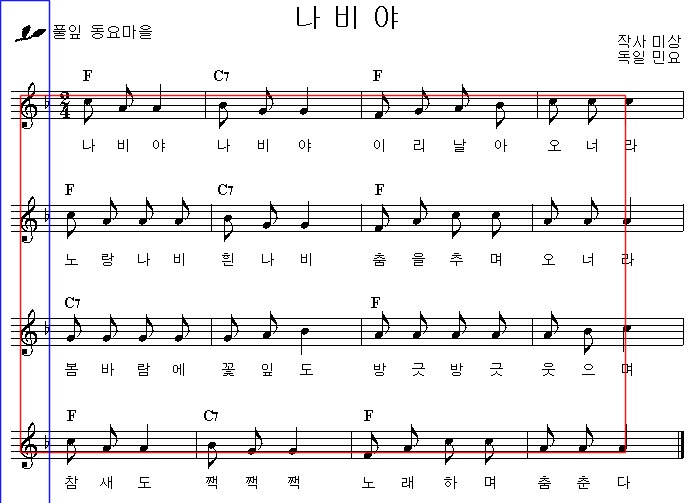
#> input picture model/testing_removal.jpg, 692 x 503 px
$ python -i blog_functions.py   (imports and definitions only)
#> lines starting #> are read from the running program, lines starting #| are printed output that depends on the picture; after the words box and inside, x2 and y2 are one past the last pixel; in counts of white or black regions, pixels touching at a corner belong together
import cv2
import numpy as np

def threshold(image_path):
#> called with image_path = '../model/testing_removal.jpg'
    image = cv2.imread(image_path)
#> image is the input picture: shape (503, 692, 3); mean B, G, R 235.8, 235.1, 236.6
    if 'png' in image_path:
        image = cv2.cvtColor(image, cv2.COLOR_BGRA2GRAY)
    elif 'jpg' in image_path:
        image = cv2.cvtColor(image, cv2.COLOR_BGR2GRAY)
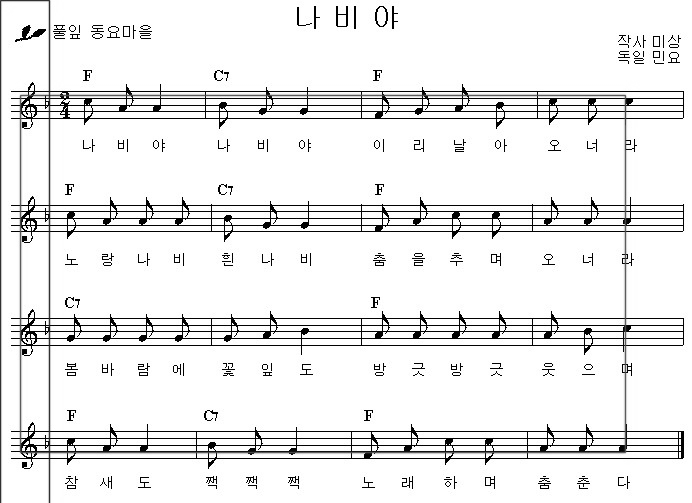
#> image: shape (503, 692); min 0, max 255, mean 235.6

    ret, image = cv2.threshold(image, 127, 255, cv2.THRESH_BINARY_INV | cv2.THRESH_OTSU)
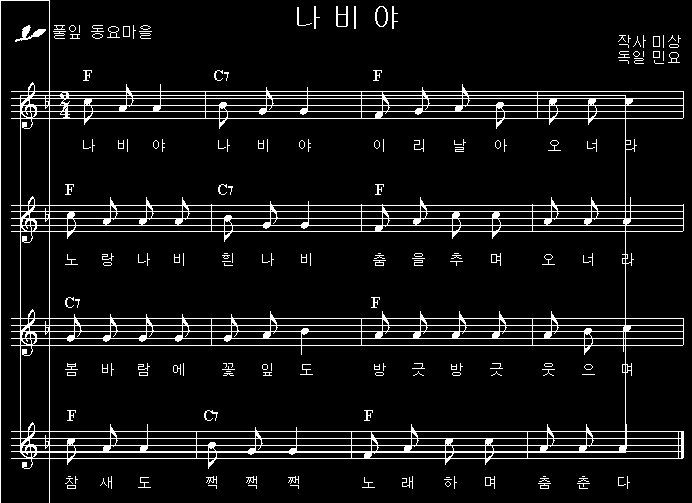
#> image: shape (503, 692); 7.5% white in thin lines or dots
#> ret = 110
    return image

def remove_noise(image_path):
    image = threshold(image_path)
    mask = np.zeros(image.shape, np.uint8)  # 보표 영역만 추출하기 위해 마스크 생성

    cnt, labels, stats, centroids = cv2.connectedComponentsWithStats(image)  # 레이블링
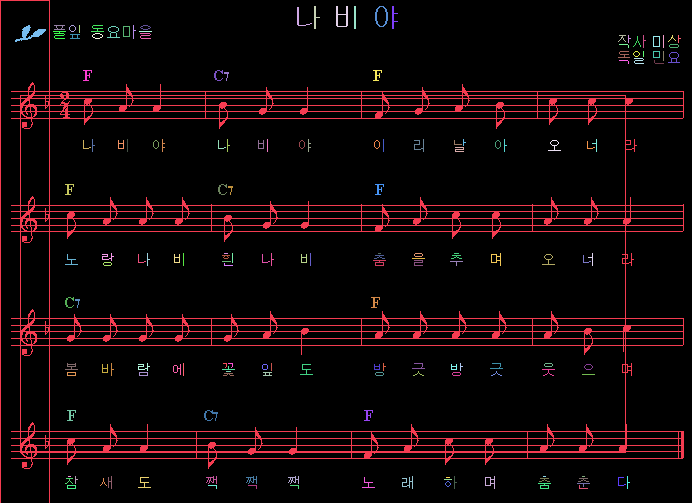
#> labels: shape (503, 692) int32; 167 distinct labels, from 0 to 166; one colour per label, 0 black
#> cnt = 167; stats = 167 rows, first 6: [1, 0, 691, 503, 321920], [0, 0, 684, 503, 22257], [297, 7, 15, 19, 50], [314, 6, 6, 23, 50], [336, 6, 12, 21, 98], [354, 6, 2, 23, 46]; centroids = 167 pairs, first value 29.97 to 678.3, second value 16 to 487.5
    for i in range(1, cnt):
        x, y, w, h, area = stats[i]
        if w > image.shape[1] * 0.3:  # 보표 영역에만
            cv2.rectangle(mask, (x, y, w, h), (255, 0, 0), -1)  # 사각형 그리기
#> this loop made 166 passes
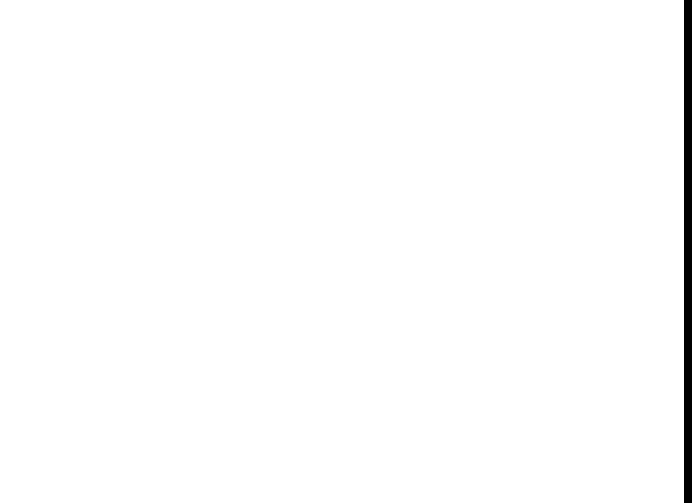
#> mask: shape (503, 692); 98.8% white; 1 black region, box (x1, y1, x2, y2) and area: (684, 0, 692, 503) 4024

    masked_image = cv2.bitwise_and(image, mask)

    return masked_image


# [51 lines left out: functions remove_staves, normalization, not called in this run]


"""
def weighted(value):
    standard = 10
    return int(value * (standard / 10))

def closing(image):
    kernel = np.ones((weighted(5), weighted(5)), np.uint8)
    image = cv2.morphologyEx(image, cv2.MORPH_CLOSE, kernel)
    return image

def get_center(y, h):
    return (y + y + h) / 2

def put_text(image, text, loc):
    font = cv2.FONT_HERSHEY_SIMPLEX
    cv2.putText(image, str(text), loc, font, 0.6, (255, 0, 0), 2)

def object_detection(image, staves):
    lines = int(len(staves) / 5)  # 보표의 개수
    objects = []  # 구성요소 정보가 저장될 리스트

    closing_image = closing(image)
    cnt, labels, stats, centroids = cv2.connectedComponentsWithStats(closing_image)  # 모든 객체 검출하기
    for i in range(1, cnt):
        (x, y, w, h, area) = stats[i]
        # cv2.rectangle(image, (x, y, w, h), (255, 0, 0), 1)
        objects.append([x,y,w,h,area])
        # [7 lines of commented-out code are left out]

    objects.sort()  # 보표 번호 → x 좌표 순으로 오름차순 정렬

    return image, objects


VERTICAL = True
HORIZONTAL = False

def get_line(image, axis, axis_value, start, end, length):
    if axis:
        points = [(i, axis_value) for i in range(start, end)]  # 수직 탐색
    else:
        points = [(axis_value, i) for i in range(start, end)]  # 수평 탐색
    pixels = 0
    for i in range(len(points)):
        (y, x) = points[i]
        pixels += (image[y][x] == 255)  # 흰색 픽셀의 개수를 셈
        next_point = image[y + 1][x] if axis else image[y][x + 1]  # 다음 탐색할 지점
        if next_point == 0 or i == len(points) - 1:  # 선이 끊기거나 마지막 탐색임
            if pixels >= weighted(length):
                break  # 찾는 길이의 직선을 찾았으므로 탐색을 중지함
            else:
                pixels = 0  # 찾는 길이에 도달하기 전에 선이 끊김 (남은 범위 다시 탐색)
    return y if axis else x, pixels

def stem_detection(image, stats, length):
    (x, y, w, h, area) = stats
    stems = []  # 기둥 정보 (x, y, w, h)
    for col in range(x, x + w):
        end, pixels = get_line(image, VERTICAL, col, y, y + h, length)
        if pixels:
            if len(stems) == 0 or abs(stems[-1][0] + stems[-1][2] - col) >= 1:
                (x, y, w, h) = col, end - pixels + 1, 1, pixels
                stems.append([x, y, w, h])
            else:
                stems[-1][2] += 1
    return stems

def object_analysis(image, objects):
    for obj in objects:
        stats = obj[1]
        stems = stem_detection(image, stats, 30)  # 객체 내의 모든 직선들을 검출함
        direction = None
        if len(stems) > 0:  # 직선이 1개 이상 존재함
            if stems[0][0] - stats[0] >= weighted(5):  # 직선이 나중에 발견되면
                direction = True  # 정 방향 음표
            else:  # 직선이 일찍 발견되면
                direction = False  # 역 방향 음표
        obj.append(stems)  # 객체 리스트에 직선 리스트를 추가
        obj.append(direction)  # 객체 리스트에 음표 방향을 추가

    return image, objects


def recognition(image, staves, objects):
    key = 0
    time_signature = False
    beats = []  # 박자 리스트
    pitches = []  # 음이름 리스트

    for i in range(1, len(objects)):
        obj = objects[i]
        line = obj[0]
        stats = obj[1]
        stems = obj[2]
        direction = obj[3]
        (x, y, w, h, area) = stats
        staff = staves[line * 5: (line + 1) * 5]
        if not time_signature:  # 조표가 완전히 탐색되지 않음 (아직 박자표를 찾지 못함)
            ts, temp_key = recognize_key(image, staff, stats)
            time_signature = ts
            key += temp_key
        else:  # 조표가 완전히 탐색되었음
            pass

        cv2.rectangle(image, (x, y, w, h), (255, 0, 0), 1)
        put_text(image, i, (x, y - weighted(30)))

    return image, key, beats, pitches

def recognize_key(image, staves, stats):
    (x, y, w, h, area) = stats
    ts_conditions = (
        staves[0] + weighted(5) >= y >= staves[0] - weighted(5) and  # 상단 위치 조건
        staves[4] + weighted(5) >= y + h >= staves[4] - weighted(5) and  # 하단 위치 조건
        staves[2] + weighted(5) >= get_center(y, h) >= staves[2] - weighted(5) and  # 중단 위치 조건
        weighted(18) >= w >= weighted(10) and  # 넓이 조건
        weighted(45) >= h >= weighted(35)  # 높이 조건
    )
    if ts_conditions:
            return True, 0
    else:  # 조표가 있을 경우 (다장조를 제외한 모든 조)
        stems = stem_detection(image, stats, 20)
        if stems[0][0] - x >= weighted(3):  # 직선이 나중에 발견되면
            key = int(10 * len(stems) / 2)  # 샾
        else:  # 직선이 일찍 발견되면
            key = 100 * len(stems)  # 플랫

    return False, key

def recognition(image, staves, objects):
    key = 0
    time_signature = False
    beats = []  # 박자 리스트
    pitches = []  # 음이름 리스트

    for i in range(1, len(objects)):
        obj = objects[i]
        line = obj[0]
        stats = obj[1]
        stems = obj[2]
        direction = obj[3]
        (x, y, w, h, area) = stats
        staff = staves[line * 5: (line + 1) * 5]
        if not time_signature:  # 조표가 완전히 탐색되지 않음 (아직 박자표를 찾지 못함)
            ts, temp_key = recognize_key(image, staff, stats)
            time_signature = ts
            key += temp_key
            if time_signature:
                put_text(image, key, (x, y + h + weighted(20)))
        else:  # 조표가 완전히 탐색되었음
            pass

        cv2.rectangle(image, (x, y, w, h), (255, 0, 0), 1)
        put_text(image, i, (x, y - weighted(30)))

    return image, key, beats, pitches


def count_rect_pixels(image, rect):
    x, y, w, h = rect
    pixels = 0
    for row in range(y, y + h):
        for col in range(x, x + w):
            if image[row][col] == 255:
                pixels += 1
    return pixels

def recognize_note_head(image, stem, direction):
    (x, y, w, h) = stem
    if direction:  # 정 방향 음표
        area_top = y + h - weighted(7)  # 음표 머리를 탐색할 위치 (상단)
        area_bot = y + h + weighted(7)  # 음표 머리를 탐색할 위치 (하단)
        area_left = x - weighted(14)  # 음표 머리를 탐색할 위치 (좌측)
        area_right = x  # 음표 머리를 탐색할 위치 (우측)
    else:  # 역 방향 음표
        area_top = y - weighted(7)  # 음표 머리를 탐색할 위치 (상단)
        area_bot = y + weighted(7)  # 음표 머리를 탐색할 위치 (하단)
        area_left = x + w  # 음표 머리를 탐색할 위치 (좌측)
        area_right = x + w + weighted(14)  # 음표 머리를 탐색할 위치 (우측)

    # cv2.rectangle(image, (area_left, area_top, area_right - area_left, area_bot - area_top), (255, 0, 0), 1)

    cnt = 0  # cnt = 끊기지 않고 이어져 있는 선의 개수를 셈
    cnt_max = 0  # cnt_max = cnt 중 가장 큰 값
    head_center = 0
    pixel_cnt = count_rect_pixels(image, (area_left, area_top, area_right - area_left, area_bot - area_top))

    for row in range(area_top, area_bot):
        end, pixels = get_line(image, HORIZONTAL, row, area_left, area_right, 5)
        pixels += 1
        if pixels:
            cnt += 1
            cnt_max = max(cnt_max, pixels)
            head_center += row

    head_exist = (cnt >= 3 and pixel_cnt >= 50)
    head_fill = (cnt >= 8 and cnt_max >= 9 and pixel_cnt >= 80)
    head_center /= cnt

    pass

def recognize_note_tail(image, index, stem, direction):
    (x, y, w, h) = stem
    if direction:  # 정 방향 음표
        area_top = y  # 음표 꼬리를 탐색할 위치 (상단)
        area_bot = y + h - weighted(10)  # 음표 꼬리를 탐색할 위치 (하단)
        area_left = x + w  # 음표 꼬리를 탐색할 위치 (좌측)
        area_right = x + w + weighted(10)  # 음표 꼬리를 탐색할 위치 (우측)
    else:  # 역 방향 음표
        area_top = y + weighted(10)  # 음표 꼬리를 탐색할 위치 (상단)
        area_bot = y + h  # 음표 꼬리를 탐색할 위치 (하단)
        area_left = x + w  # 음표 꼬리를 탐색할 위치 (좌측)
        area_right = x + w + weighted(10)  # 음표 꼬리를 탐색할 위치 (우측)
    if index:
        area_col = x - weighted(3)  # 음표 꼬리를 탐색할 위치 (열)
    else:
        area_col = x + w + weighted(3)  # 음표 꼬리를 탐색할 위치 (열)

    cnt = 0

    flag = False
    for row in range(area_top, area_bot):
        if not flag and image[row][area_col] == 255:
            flag = True
            cnt += 1
        elif flag and image[row][area_col] == 0:
            flag = False

    put_text(image, cnt, (x - weighted(10), y + h + weighted(20)))

    pass

def recognize_note(image, staff, stats, stems, direction):
    (x, y, w, h, area) = stats
    notes = []
    pitches = []
    note_condition = (
        len(stems) and
        w >= weighted(10) and  # 넓이 조건
        h >= weighted(35) and  # 높이 조건
        area >= weighted(95)  # 픽셀 갯수 조건
    )
    if note_condition:
        for i in range(len(stems)):
            stem = stems[i]
            head_exist, head_fill, head_center = recognize_note_head(image, stem, direction)
            if head_exist:
                recognize_note_tail(image, i, stem, direction)

    pass

def recognition(image, staves, objects):
    key = 0
    time_signature = False
    beats = []  # 박자 리스트
    pitches = []  # 음이름 리스트

    for i in range(1, len(objects)):
        obj = objects[i]
        line = obj[0]
        stats = obj[1]
        stems = obj[2]
        direction = obj[3]
        (x, y, w, h, area) = stats
        staff = staves[line * 5: (line + 1) * 5]
        if not time_signature:  # 조표가 완전히 탐색되지 않음 (아직 박자표를 찾지 못함)
            ts, temp_key = recognize_key(image, staff, stats)
            time_signature = ts
            key += temp_key
        else:  # 조표가 완전히 탐색되었음
            recognize_note(image, staff, stats, stems, direction)

        cv2.rectangle(image, (x, y, w, h), (255, 0, 0), 1)
        put_text(image, i, (x, y - weighted(20)))

    return image, key, beats, pitches
"""

>>> result = remove_noise('../model/testing_removal.jpg')

$ run again, on model/merged_beat.jpg
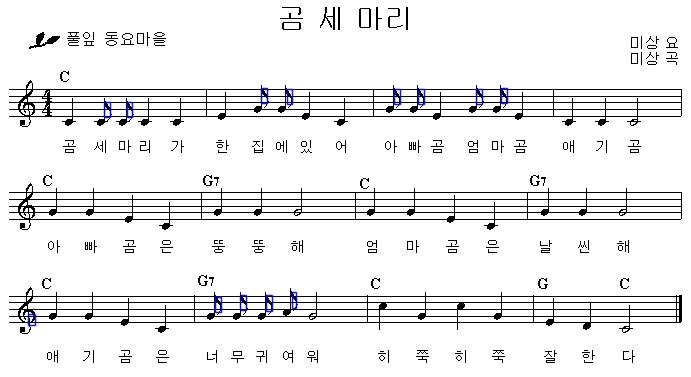
#> input picture model/merged_beat.jpg, 691 x 377 px
#> in threshold, image is the input picture: shape (377, 691, 3); mean B, G, R 237.1, 236.6, 236.6
#> in threshold, `ret, image = cv2.threshold(image, 127, 255, cv2.THRESH_BINARY_INV | cv..`:
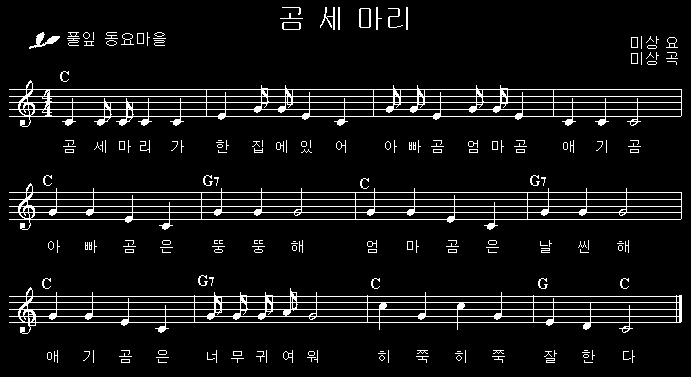
#> image: shape (377, 691); 7.1% white in thin lines or dots
#> ret = 72
#> labels: shape (377, 691) int32; 184 distinct labels, from 0 to 183
#> cnt = 184; stats = 184 rows, first 6: [0, 0, 691, 377, 241992], [282, 7, 19, 8, 33], [320, 7, 15, 23, 108], [338, 7, 2, 23, 46], [376, 7, 6, 23, 50], [406, 7, 2, 23, 46]; centroids = 184 pairs, first value 43.97 to 672.5, second value 8.88 to 361.7
#> the loop in remove_noise, `for i in range(1, cnt):` made 183 passes
#> in remove_noise, `masked_image = cv2.bitwise_and(image, mask)`:
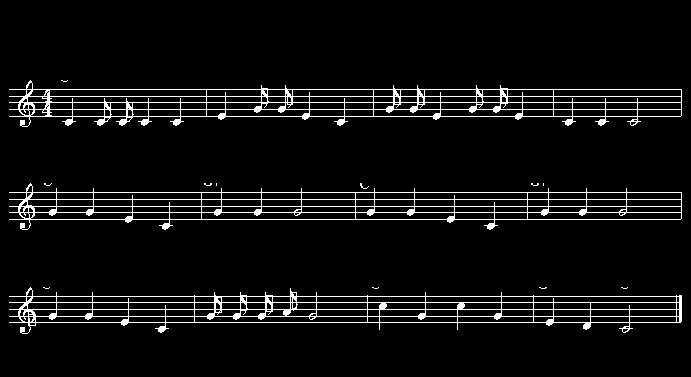
#> masked_image: shape (377, 691); 5.7% white in thin lines or dots, all inside (x1, y1, x2, y2) = (9, 80, 682, 334)

$ run again, on model/merged_note.jpg
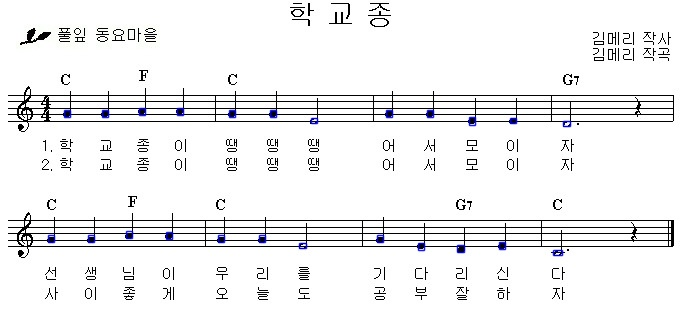
#> input picture model/merged_note.jpg, 681 x 325 px
#> in threshold, image is the input picture: shape (325, 681, 3); mean B, G, R 240.6, 240, 239.9
#> in threshold, `ret, image = cv2.threshold(image, 127, 255, cv2.THRESH_BINARY_INV | cv..`:
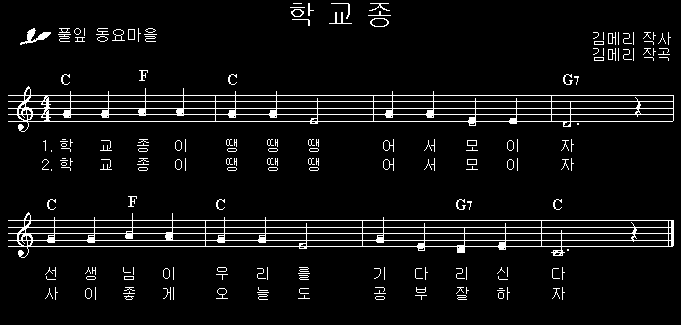
#> image: shape (325, 681); 5.8% white in thin lines or dots, all inside (x1, y1, x2, y2) = (8, 3, 674, 300)
#> ret = 74
#> labels: shape (325, 681) int32; 187 distinct labels, from 0 to 186
#> cnt = 187; stats = 187 rows, first 6: [0, 0, 681, 325, 208543], [293, 3, 9, 1, 9], [308, 3, 6, 13, 30], [331, 3, 19, 16, 48], [369, 3, 21, 8, 52], [290, 7, 15, 1, 15]; centroids = 187 pairs, first value 34.97 to 668.2, second value 3 to 297.6
#> the loop in remove_noise, `for i in range(1, cnt):` made 186 passes
#> in remove_noise, `masked_image = cv2.bitwise_and(image, mask)`:
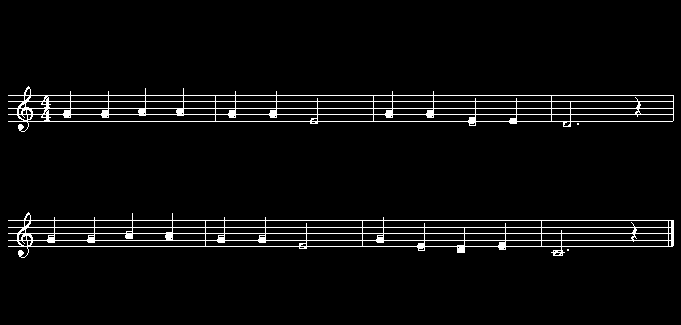
#> masked_image: shape (325, 681); 4% white in thin lines or dots, all inside (x1, y1, x2, y2) = (8, 86, 674, 258)
